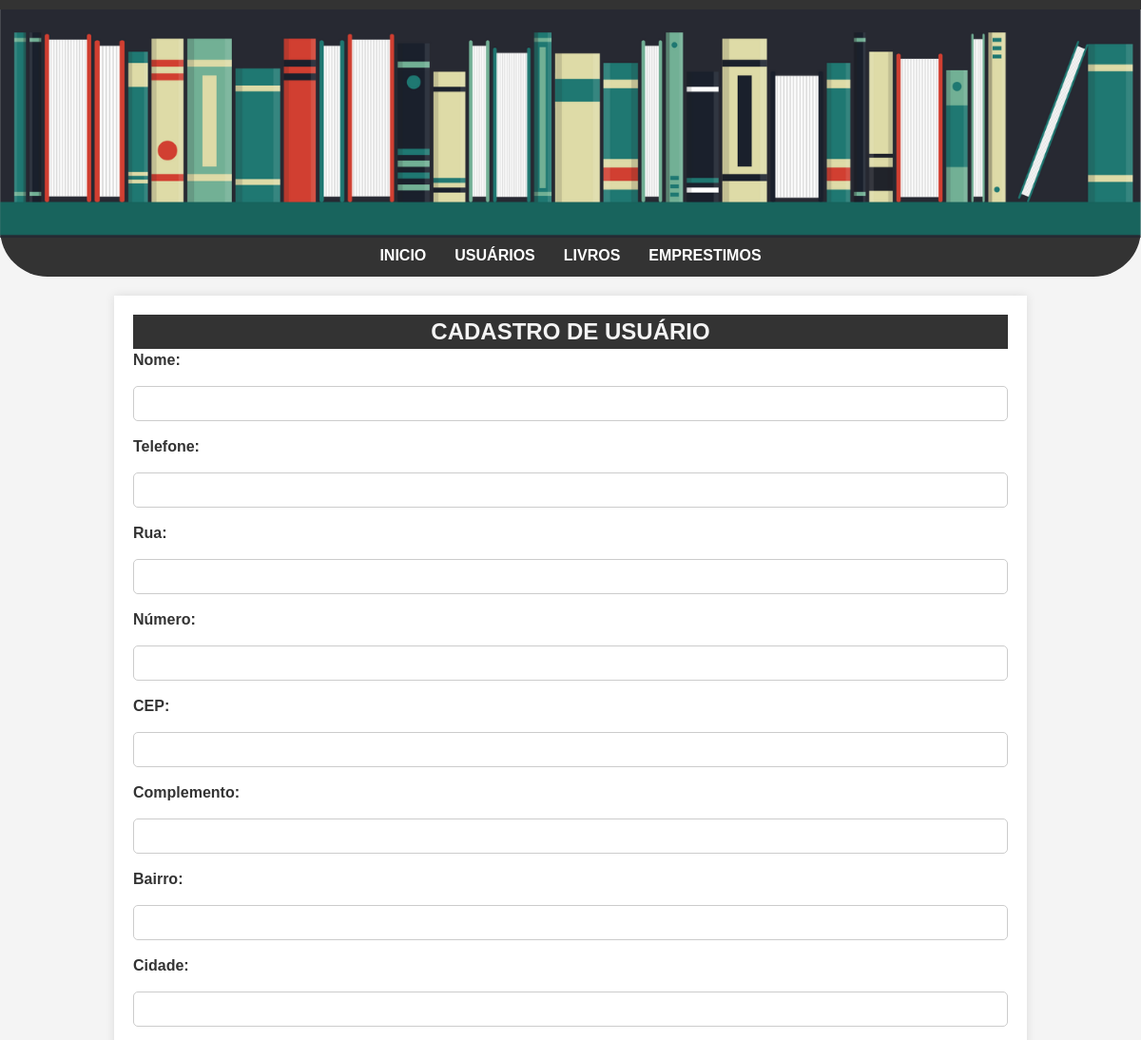
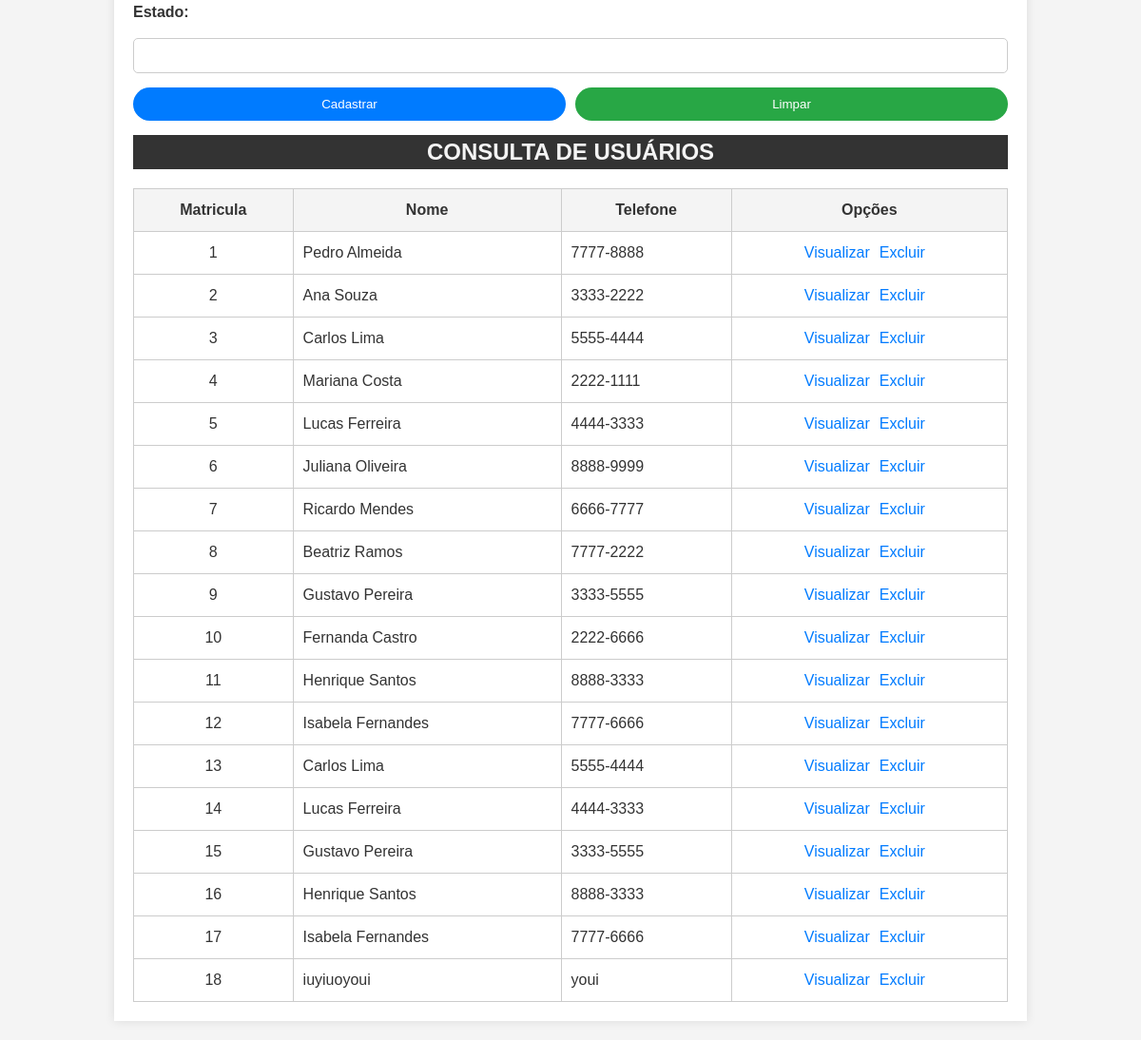
The app's page /usuarios.php with its own data (2 pictures, top to bottom).
### tables this page shows
CREATE TABLE "tb_usuario" (
	"matricula"	INTEGER,
	"nome"	TEXT,
	"telefone"	TEXT,
	"rua"	TEXT,
	"numero"	TEXT,
	"cep"	TEXT,
	"complemento"	TEXT,
	"bairro"	TEXT,
	"cidade"	TEXT,
	"estado"	TEXT,
	PRIMARY KEY("matricula" AUTOINCREMENT)
);

### usuarios.php (the view, shortened to what this page needs)
<?php
    try {
        $conectar = new PDO("sqlite:banco/banco_bibioteca.db");
        $sql = $conectar->query("SELECT * FROM tb_usuario");
        $tb_usuario = $sql->fetchAll(PDO::FETCH_ASSOC);
    } catch (\Throwable $th) {
        echo "nao ok";
    }
?>
<!DOCTYPE html>
<html lang="pt-br">
<head>
    <link rel="stylesheet" href="/css/styles.css">
</head>
<body>
<header>
        <img src="/img/Biblioteca-Banner.png" alt="Banner-de-Livros" title="Banner de Livros">
        <nav>
            <ul>
                <li><a href="index.php">Inicio</a></li>
                <li><a href="usuarios.php">Usuários</a></li>
                <li><a href="livros.php">Livros</a></li>
                <li><a href="#">Emprestimos</a></li>
            </ul>
        </nav>
    </header>
    <main>
        <div class="cadastro-usuario">
            <h2>Cadastro de usuário</h2>
            <form action="usuarios_cadastro.php" method="POST">
                <label for="nome">Nome:</label>
                <input type="text" name="nome" id="nome">
                <label for="telefone">Telefone:</label>
                <input type="text" name="telefone" id="telefone">
                <label for="rua">Rua:</label>
                <input type="text" name="rua" id="rua">
                <label for="numero">Número:</label>
                <input type="text" name="numero" id="numero">
                <label for="cep">CEP:</label>
                <input type="text" name="cep" id="cep">
                <label for="complemento">Complemento:</label>
                <input type="text" name="complemento" id="complemento">
                <label for="bairro">Bairro:</label>
                <input type="text" name="bairro" id="bairro">
                <label for="cidade">Cidade:</label>
                <input type="text" name="cidade" id="cidade">
                <label for="estado">Estado:</label>
                <input type="text" name="estado" id="estado">
                <div class="botoes">
                    <input type="submit" value="Cadastrar">
                    <input type="reset" value="Limpar">
                </div>
            </form>
        </div>
        <div class="consulta-usuario">
            <h2>Consulta de Usuários</h2>
            <table>
                <tr>
                    <th>Matricula</th>
                    <th>Nome</th>
                    <th>Telefone</th>
                    <th>Opções</th>
                </tr>
                <?php
                for($i = 0; $i < count($tb_usuario); $i++){
                    echo "<tr>";
                    echo "<td id='td_centro'>" . $tb_usuario[$i]['matricula'] . "</td>";
                    echo "<td>" . $tb_usuario[$i]['nome'] . "</td>";
                    echo "<td>" . $tb_usuario[$i]['telefone'] . "</td>";
                    echo "<td id='td_centro'>";
                        echo "<a href=''>Visualizar</a>";
                        echo "<a href=''>Excluir</a>";
                    echo "</td>";
                    echo "</tr>";
                }
                ?>
            </table>
        </div>
    </main>
</body>
</html>

### css/styles.css (style rules this page uses)
* { margin: 0; padding: 0; font-family: Arial, sans-serif; text-decoration: none; box-sizing: border-box; }
body { background-color: #f4f4f4; color: #333; font-size: 16px; line-height: 1.5; }
header { background-color: #333; color: #fff; padding: 10px 0; text-align: center; border-bottom-left-radius: 50px; border-bottom-right-radius: 50px; }
header img { width: 100%; }
nav ul { list-style-type: none; display: flex; justify-content: center; }
nav li { margin: 0 15px; }
nav a { color: #fff; font-weight: bold; transition: color 0.3s; text-transform: uppercase; }
main { width: 80%; max-width: 1200px; margin: 20px auto; background-color: #fff; padding: 20px; box-shadow: 0 0 10px rgba(0, 0, 0, 0.1); }
h2 { width: 100%; background-color: #333; color: #f4f4f4; text-transform: uppercase; text-align: center; }
label { font-weight: bold; }
label, input { display: block; width: 100%; margin-bottom: 15px; }
input[type="text"] { padding: 10px; border: 1px solid #ccc; border-radius: 5px; }
.botoes { display: flex; justify-content: start; gap: 10px; }
.botoes input[type="submit"], .botoes input[type="reset"], .botoes input[type="button"] { padding: 10px 20px; border: none; border-radius: 50px; cursor: pointer; transition: background-color 0.3s; }
.botoes input[type="submit"] { background-color: #007BFF; color: #fff; }
.botoes input[type="reset"] { background-color: #28a745; color: #fff; }
table { width: 100%; border-collapse: collapse; margin-top: 20px; }
th, td, tr { padding: 10px; border: 1px solid #ccc; text-align: left; }
th { background-color: #f4f4f4; text-align: center; }
td a { color: #007BFF; margin-right: 10px; }
#td_centro { text-align: center; }

### records on screen
tb_usuario: matricula "1", nome "Pedro Almeida", telefone "7777-8888"
tb_usuario: matricula "2", nome "Ana Souza", telefone "3333-2222"
tb_usuario: matricula "3", nome "Carlos Lima", telefone "5555-4444"
tb_usuario: matricula "4", nome "Mariana Costa", telefone "2222-1111"
tb_usuario: matricula "5", nome "Lucas Ferreira", telefone "4444-3333"
tb_usuario: matricula "6", nome "Juliana Oliveira", telefone "8888-9999"
tb_usuario: matricula "7", nome "Ricardo Mendes", telefone "6666-7777"
tb_usuario: matricula "8", nome "Beatriz Ramos", telefone "7777-2222"
tb_usuario: matricula "9", nome "Gustavo Pereira", telefone "3333-5555"
tb_usuario: matricula "10", nome "Fernanda Castro", telefone "2222-6666"
tb_usuario: matricula "11", nome "Henrique Santos", telefone "8888-3333"
tb_usuario: matricula "12", nome "Isabela Fernandes", telefone "7777-6666"
tb_usuario: matricula "13", nome "Carlos Lima", telefone "5555-4444"
tb_usuario: matricula "14", nome "Lucas Ferreira", telefone "4444-3333"
tb_usuario: matricula "15", nome "Gustavo Pereira", telefone "3333-5555"
tb_usuario: matricula "16", nome "Henrique Santos", telefone "8888-3333"
tb_usuario: matricula "17", nome "Isabela Fernandes", telefone "7777-6666"
tb_usuario: matricula "18", nome "iuyiuoyoui", telefone "youi"
